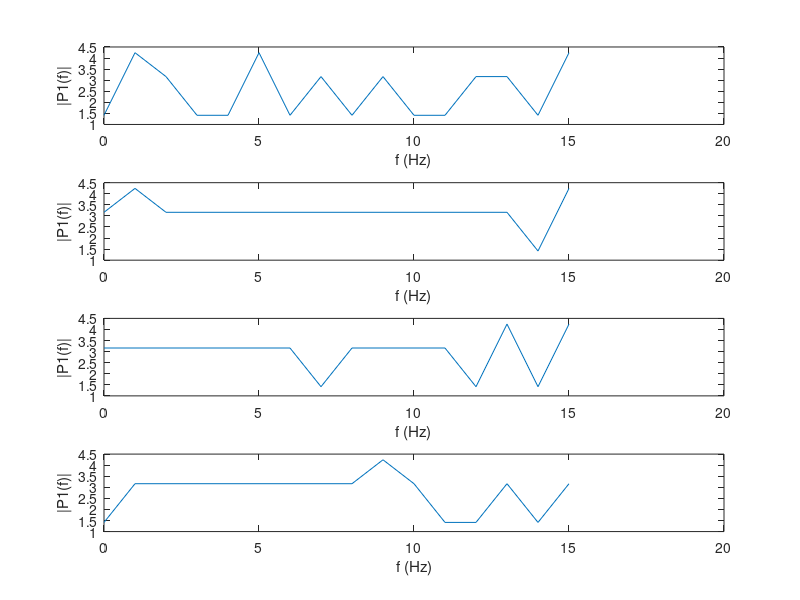

The MATLAB source for this figure: (Note: this script raises an error after producing the figure.)
input1 = [-1.1250+0.6250i, -0.6856-1.0786i, -0.2286+0.0518i, -0.1426-0.1738i,  0.1250-0.1250i,  0.6064+0.1341i,  0.3018+0.4786i, -0.1841+0.5210i, -0.3750+0.3750i,  0.5089+1.1518i,  0.4786-0.3018i,  0.3194-0.2530i, -0.1250 + 0.1250i, -0.4296 + 0.2926i, -0.0518 - 0.2286i,  0.0073 - 0.5942i];
input2 = [-1.3750+0.8750i,  0.3276-0.2039i, -0.0884-0.7437i,  0.6804-0.4068i, -0.2500-0.7500i,  0.4890+0.1362i,  0.6187+0.3902i, -0.1344-0.4494i, -1.3750+0.1250i, -0.1508+0.0271i,  0.0884+0.4937i, -0.8572+0.2300i,  0.0000 + 0.7500i, -0.6658 + 0.0406i, -0.6187 - 0.1402i,  0.3112 + 0.6262i];
input3 = [-1.3750+0.1250i,  0.1560-0.7033i, -0.1250+0.7589i, -0.3474+0.4705i,  0.1250+0.1250i, -0.2517-0.2396i, -0.6553+0.8321i,  0.3870+0.7990i, -1.1250+0.8750i,  0.0207+0.2766i, -0.1250-1.0089i,  0.1706-0.3973i, -0.1250 - 0.1250i,  0.0749 + 0.1663i,  0.4053 - 0.5821i, -0.2102 - 0.3722i];
input4 = [-1.2500+0.1250i,  0.4724+0.3162i,  0.1768+0.0518i,  0.1603+1.0842i,  0.0000+0.1250i,  0.3352-0.3913i,  0.3536+0.1250i, -0.4119-0.0292i, -1.0000+0.8750i, -0.0456-0.7430i, -0.1768-0.3018i, -0.0871-1.0110i,  0.2500 - 0.1250i, -0.2620 + 0.3181i, -0.3536 + 0.1250i,  0.8386 + 0.4560i];


% input1 = [-0.6856-1.0786i, -1.1250+0.6250i,  -0.1426-0.1738i, -0.2286+0.0518i,    0.6064+0.1341i, 0.1250-0.1250i, 0.3018+0.4786i, -0.1841+0.5210i, -0.3750+0.3750i,  0.5089+1.1518i,  0.4786-0.3018i,  0.3194-0.2530i, -0.1250 + 0.1250i, -0.4296 + 0.2926i, -0.0518 - 0.2286i,  0.0073 - 0.5942i];
fft_1 = fft(input1);
fft_2 = fft(input2);
fft_3 = fft(input3);
fft_4 = fft(input4);


fft_x= 16*(0:1:(16-1))/16;

figure;
subplot(4,1,1)
plot(fft_x,abs(fft_1)) 
xlabel('f (Hz)')
ylabel('|P1(f)|')

subplot(4,1,2)
plot(fft_x,abs(fft_2)) 
xlabel('f (Hz)')
ylabel('|P1(f)|')

subplot(4,1,3)
plot(fft_x,abs(fft_3)) 
xlabel('f (Hz)')
ylabel('|P1(f)|')

subplot(4,1,4)
plot(fft_x,abs(fft_4)) 
xlabel('f (Hz)')
ylabel('|P1(f)|')








roundTargets = [100 1 -1 3 -3 -100];
demo_array1=[];
demo_array2=[];
demo_array3=[];
demo_array4=[];
for i=1:length(fft_1)
    temp_i=real(fft_1(i));
    temp_q=imag(fft_1(i));
    Rounded_i = interp1(roundTargets,roundTargets,temp_i,'nearest');
    Rounded_q = interp1(roundTargets,roundTargets,temp_q,'nearest');
    temp_vector1=[Rounded_i;Rounded_q];
    demo_array1=[demo_array1,temp_vector1];
end
for i=1:length(fft_2)
    temp_i=real(fft_2(i));
    temp_q=imag(fft_2(i));
    Rounded_i = interp1(roundTargets,roundTargets,temp_i,'nearest');
    Rounded_q = interp1(roundTargets,roundTargets,temp_q,'nearest');
    temp_vector2=[Rounded_i;Rounded_q];
    demo_array2=[demo_array2,temp_vector2];
end
for i=1:length(fft_3)
    temp_i=real(fft_3(i));
    temp_q=imag(fft_3(i));
    Rounded_i = interp1(roundTargets,roundTargets,temp_i,'nearest');
    Rounded_q = interp1(roundTargets,roundTargets,temp_q,'nearest');
    temp_vector3=[Rounded_i;Rounded_q];
    demo_array3=[demo_array3,temp_vector3];
end
for i=1:length(fft_4)
    temp_i=real(fft_4(i));
    temp_q=imag(fft_4(i));
    Rounded_i = interp1(roundTargets,roundTargets,temp_i,'nearest');
    Rounded_q = interp1(roundTargets,roundTargets,temp_q,'nearest');
    temp_vector4=[Rounded_i;Rounded_q];
    demo_array4=[demo_array4,temp_vector4];
end


data_str='';
for i=1:length(demo_array1)
    temp_vector=demo_array1(:,i);
    if (temp_vector(1) == 1) && (temp_vector(2) == 1)
        data_str=append(data_str,'0101');
    end
    if (temp_vector(1) == 1) && (temp_vector(2) == 3)
        data_str=append(data_str,'0001');
    end
    if (temp_vector(1) == 3) && (temp_vector(2) == 1)
        data_str=append(data_str,'0100');
    end
    if (temp_vector(1) == 3) && (temp_vector(2) == 3)
        data_str=append(data_str,'0000');
    end
    if (temp_vector(1) == 1) && (temp_vector(2) == -1)
        data_str=append(data_str,'1101');
    end
    if (temp_vector(1) == 1) && (temp_vector(2) == -3)
        data_str=append(data_str,'1001');
    end
    if (temp_vector(1) == 3) && (temp_vector(2) == -1)
        data_str=append(data_str,'1100');
    end
    if (temp_vector(1) == 3) && (temp_vector(2) == -3)
        data_str=append(data_str,'1000');
    end
    if (temp_vector(1) == -1) && (temp_vector(2) == 1)
        data_str=append(data_str,'0111');
    end
    if (temp_vector(1) == -1) && (temp_vector(2) == 3)
        data_str=append(data_str,'0011');
    end
    if (temp_vector(1) == -3) && (temp_vector(2) == 1)
        data_str=append(data_str,'0110');
    end
    if (temp_vector(1) == -3) && (temp_vector(2) == 3)
        data_str=append(data_str,'0010');
    end
    if (temp_vector(1) == -1) && (temp_vector(2) == -1)
        data_str=append(data_str,'1111');
    end
    if (temp_vector(1) == -1) && (temp_vector(2) == -3)
        data_str=append(data_str,'1011');
    end
    if (temp_vector(1) == -3) && (temp_vector(2) == -1)
        data_str=append(data_str,'1110');
    end
    if (temp_vector(1) == -3) && (temp_vector(2) == -3)
        data_str=append(data_str,'1010');
    end
end
output1 ='';
for i=1:8:length(data_str)-7
    temp_str=data_str(i:i+7);
    chrmtx = @(x) char(bin2dec(reshape(x(:).',[],8))); 
    Out = chrmtx(temp_str);
    output1= append(output1,Out);
end

data_str='';
for i=1:length(demo_array2)
    temp_vector=demo_array2(:,i);
    if (temp_vector(1) == 1) && (temp_vector(2) == 1)
        data_str=append(data_str,'0101');
    end
    if (temp_vector(1) == 1) && (temp_vector(2) == 3)
        data_str=append(data_str,'0001');
    end
    if (temp_vector(1) == 3) && (temp_vector(2) == 1)
        data_str=append(data_str,'0100');
    end
    if (temp_vector(1) == 3) && (temp_vector(2) == 3)
        data_str=append(data_str,'0000');
    end
    if (temp_vector(1) == 1) && (temp_vector(2) == -1)
        data_str=append(data_str,'1101');
    end
    if (temp_vector(1) == 1) && (temp_vector(2) == -3)
        data_str=append(data_str,'1001');
    end
    if (temp_vector(1) == 3) && (temp_vector(2) == -1)
        data_str=append(data_str,'1100');
    end
    if (temp_vector(1) == 3) && (temp_vector(2) == -3)
        data_str=append(data_str,'1000');
    end
    if (temp_vector(1) == -1) && (temp_vector(2) == 1)
        data_str=append(data_str,'0111');
    end
    if (temp_vector(1) == -1) && (temp_vector(2) == 3)
        data_str=append(data_str,'0011');
    end
    if (temp_vector(1) == -3) && (temp_vector(2) == 1)
        data_str=append(data_str,'0110');
    end
    if (temp_vector(1) == -3) && (temp_vector(2) == 3)
        data_str=append(data_str,'0010');
    end
    if (temp_vector(1) == -1) && (temp_vector(2) == -1)
        data_str=append(data_str,'1111');
    end
    if (temp_vector(1) == -1) && (temp_vector(2) == -3)
        data_str=append(data_str,'1011');
    end
    if (temp_vector(1) == -3) && (temp_vector(2) == -1)
        data_str=append(data_str,'1110');
    end
    if (temp_vector(1) == -3) && (temp_vector(2) == -3)
        data_str=append(data_str,'1010');
    end
end
output2 ='';
for i=1:8:length(data_str)-7
    temp_str=data_str(i:i+7);
    chrmtx = @(x) char(bin2dec(reshape(x(:).',[],8))); 
    Out = chrmtx(temp_str);
    output2= append(output2,Out);
end

data_str='';
for i=1:length(demo_array3)
    temp_vector=demo_array3(:,i);
    if (temp_vector(1) == 1) && (temp_vector(2) == 1)
        data_str=append(data_str,'0101');
    end
    if (temp_vector(1) == 1) && (temp_vector(2) == 3)
        data_str=append(data_str,'0001');
    end
    if (temp_vector(1) == 3) && (temp_vector(2) == 1)
        data_str=append(data_str,'0100');
    end
    if (temp_vector(1) == 3) && (temp_vector(2) == 3)
        data_str=append(data_str,'0000');
    end
    if (temp_vector(1) == 1) && (temp_vector(2) == -1)
        data_str=append(data_str,'1101');
    end
    if (temp_vector(1) == 1) && (temp_vector(2) == -3)
        data_str=append(data_str,'1001');
    end
    if (temp_vector(1) == 3) && (temp_vector(2) == -1)
        data_str=append(data_str,'1100');
    end
    if (temp_vector(1) == 3) && (temp_vector(2) == -3)
        data_str=append(data_str,'1000');
    end
    if (temp_vector(1) == -1) && (temp_vector(2) == 1)
        data_str=append(data_str,'0111');
    end
    if (temp_vector(1) == -1) && (temp_vector(2) == 3)
        data_str=append(data_str,'0011');
    end
    if (temp_vector(1) == -3) && (temp_vector(2) == 1)
        data_str=append(data_str,'0110');
    end
    if (temp_vector(1) == -3) && (temp_vector(2) == 3)
        data_str=append(data_str,'0010');
    end
    if (temp_vector(1) == -1) && (temp_vector(2) == -1)
        data_str=append(data_str,'1111');
    end
    if (temp_vector(1) == -1) && (temp_vector(2) == -3)
        data_str=append(data_str,'1011');
    end
    if (temp_vector(1) == -3) && (temp_vector(2) == -1)
        data_str=append(data_str,'1110');
    end
    if (temp_vector(1) == -3) && (temp_vector(2) == -3)
        data_str=append(data_str,'1010');
    end
end
output3 ='';
for i=1:8:length(data_str)-7
    temp_str=data_str(i:i+7);
    chrmtx = @(x) char(bin2dec(reshape(x(:).',[],8))); 
    Out = chrmtx(temp_str);
    output3= append(output3,Out);
end

data_str='';
for i=1:length(demo_array4)
    temp_vector=demo_array4(:,i);
    if (temp_vector(1) == 1) && (temp_vector(2) == 1)
        data_str=append(data_str,'0101');
    end
    if (temp_vector(1) == 1) && (temp_vector(2) == 3)
        data_str=append(data_str,'0001');
    end
    if (temp_vector(1) == 3) && (temp_vector(2) == 1)
        data_str=append(data_str,'0100');
    end
    if (temp_vector(1) == 3) && (temp_vector(2) == 3)
        data_str=append(data_str,'0000');
    end
    if (temp_vector(1) == 1) && (temp_vector(2) == -1)
        data_str=append(data_str,'1101');
    end
    if (temp_vector(1) == 1) && (temp_vector(2) == -3)
        data_str=append(data_str,'1001');
    end
    if (temp_vector(1) == 3) && (temp_vector(2) == -1)
        data_str=append(data_str,'1100');
    end
    if (temp_vector(1) == 3) && (temp_vector(2) == -3)
        data_str=append(data_str,'1000');
    end
    if (temp_vector(1) == -1) && (temp_vector(2) == 1)
        data_str=append(data_str,'0111');
    end
    if (temp_vector(1) == -1) && (temp_vector(2) == 3)
        data_str=append(data_str,'0011');
    end
    if (temp_vector(1) == -3) && (temp_vector(2) == 1)
        data_str=append(data_str,'0110');
    end
    if (temp_vector(1) == -3) && (temp_vector(2) == 3)
        data_str=append(data_str,'0010');
    end
    if (temp_vector(1) == -1) && (temp_vector(2) == -1)
        data_str=append(data_str,'1111');
    end
    if (temp_vector(1) == -1) && (temp_vector(2) == -3)
        data_str=append(data_str,'1011');
    end
    if (temp_vector(1) == -3) && (temp_vector(2) == -1)
        data_str=append(data_str,'1110');
    end
    if (temp_vector(1) == -3) && (temp_vector(2) == -3)
        data_str=append(data_str,'1010');
    end
end
output4 ='';
for i=1:8:length(data_str)-7
    temp_str=data_str(i:i+7);
    chrmtx = @(x) char(bin2dec(reshape(x(:).',[],8))); 
    Out = chrmtx(temp_str);
    output4= append(output4,Out);
end
